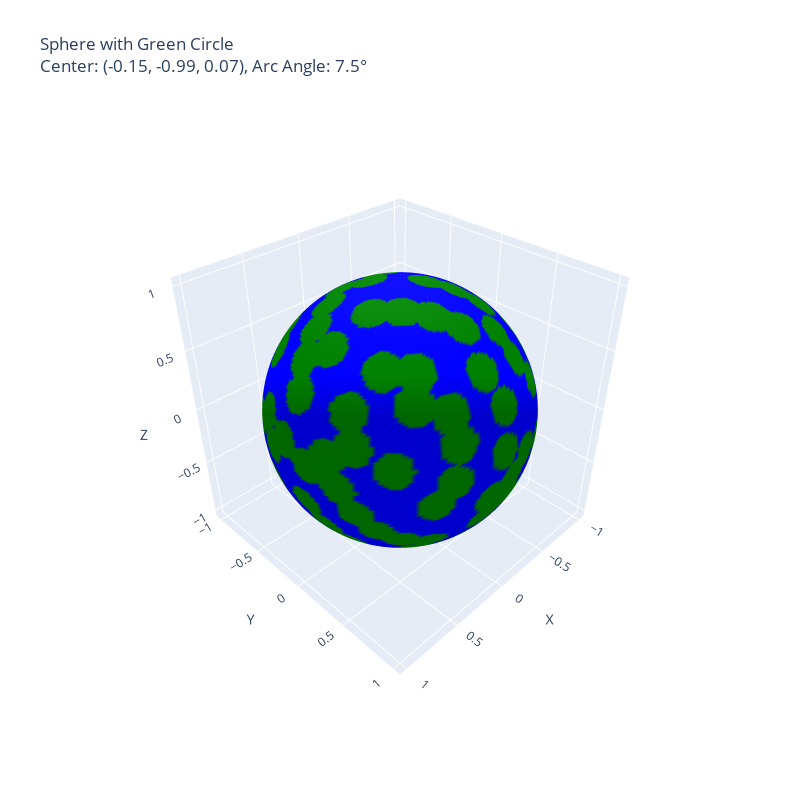

The cell this chart's notebook holds for it:
### Code cell
vis=gen()
fig = make_fig([(p,7.5) for i,p in enumerate(centers_small) if vis[i]==0 ])
fig.show()

### Figure 1 — Plotly figure (JSON) as saved in the notebook; plotly's stock layout.template omitted (floating-point values rounded to 4 significant figures; data arrays with more than 128 entries replaced by an {"elided": "..."} marker saying what was removed)
{"data": [{"cmax": 1, "cmin": 0, "colorscale": [[0, "blue"], [1, "green"]], "showscale": false, "surfacecolor": {"elided": "200x200 float values"}, "type": "surface", "x": {"elided": "200x200 float values"}, "y": {"elided": "200x200 float values"}, "z": {"elided": "200x200 float values"}}, {"marker": {"color": "red", "size": 5}, "mode": "markers", "name": "Circle Center", "type": "scatter3d", "x": [-0.1528], "y": [-0.9858], "z": [0.07017]}], "layout": {"height": 800, "scene": {"aspectmode": "data", "camera": {"eye": {"x": 1.5, "y": 1.5, "z": 1.5}}, "xaxis": {"title": {"text": "X"}}, "yaxis": {"title": {"text": "Y"}}, "zaxis": {"title": {"text": "Z"}}}, "title": {"text": "Sphere with Green Circle<br>Center: (-0.15, -0.99, 0.07), Arc Angle: 7.5°"}, "width": 800}}
